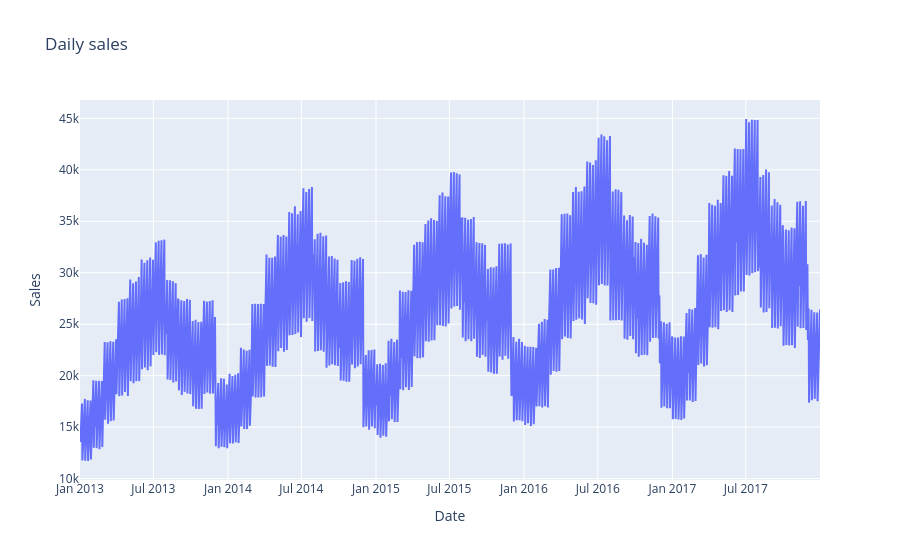

The notebook cell saved with this chart:
### Code cell
# Overall Daily Sells

daily_sales_sc = go.Scatter(x=daily_sales['date'], y=daily_sales['sales'])
layout = go.Layout(title='Daily sales', xaxis=dict(title='Date'), yaxis=dict(title='Sales'))
fig = go.Figure(data=[daily_sales_sc], layout=layout)
iplot(fig)

### Figure 1 — Plotly figure (JSON) as saved in the notebook; plotly's stock layout.template omitted (floating-point values rounded to 4 significant figures; data arrays with more than 128 entries replaced by an {"elided": "..."} marker saying what was removed)
{"data": [{"type": "scatter", "x": {"elided": "1826 str values"}, "y": {"elided": "1826 int values"}}], "layout": {"title": {"text": "Daily sales"}, "xaxis": {"title": {"text": "Date"}}, "yaxis": {"title": {"text": "Sales"}}}}
